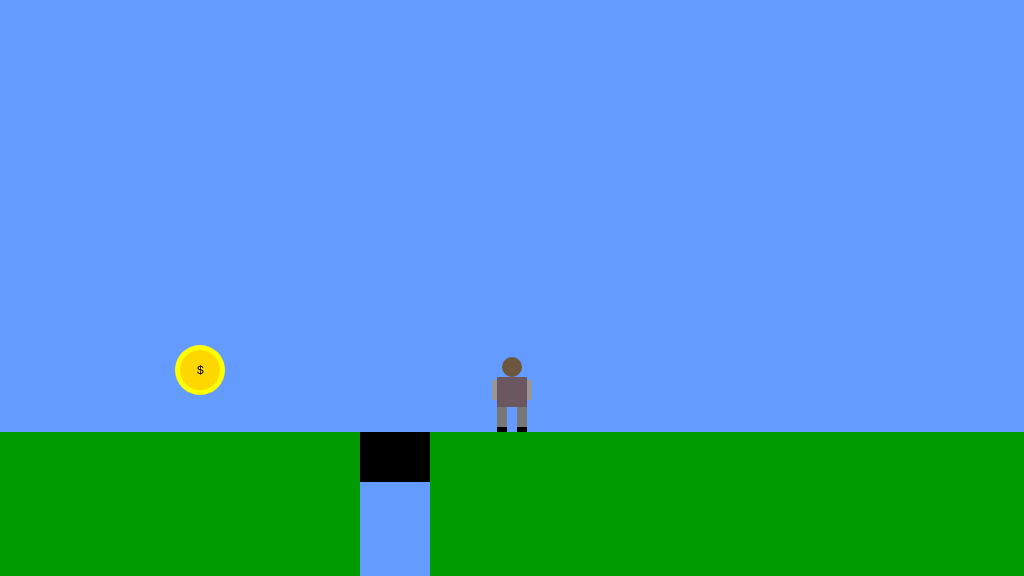
Frame 1 (no input)
Frame 60 (no input): identical to frame 1, image omitted
Frame 120 (the mouse pressed at the canvas centre since frame 60): identical to frame 1, image omitted

The p5.js sketch that drew this single still picture (run headless with seeded random() and noise() and a simulated clock; from frame 60 on, the mouse is pressed at the canvas centre):

// p5.js sketch
// ── sketch.js
/*

The Game Project

Week 3

Game interaction

### The Game Project 3 b – Canyons and coins

*/


var gameChar_x;
var gameChar_y;
var floorPos_y;

var isLeft;
var isRight;
var isFalling;
var isPlummeting;

var canyon;
var collectable;

function setup()
{
	createCanvas(1024, 576);
	floorPos_y = height * 3/4;
	gameChar_x = width/2;
	gameChar_y = floorPos_y;

	isLeft = false;
	isRight = false;
	isFalling = false;
	isPlummeting = false;

	canyon = {
		x_pos: 360,
		width: 70
	};

	collectable = {
		x_pos: 200, 
		y_pos: 370, 
		size: 50,
		isFound: false
	};

}

function draw()
{

	///////////DRAWING CODE//////////

	background(100,155,255); //fill the sky blue


	noStroke();
	fill(0,155,0);
	rect(0, floorPos_y, width, height - floorPos_y); //draw some green ground

	//draw the canyon
	fill(0);
	rect(canyon.x_pos,floorPos_y,canyon.width,144);
	fill(100, 155, 255);
	rect(canyon.x_pos,floorPos_y+50,canyon.width,144);

	//disappear the collectable
	if (dist(gameChar_x, gameChar_y, collectable.x_pos, collectable.y_pos)<70)
	{
		collectable.isFound = true;
		console.log(collectable.isFound)
		console.log(gameChar_x)
	}

	console.log('game char '+gameChar_x)
	console.log('collect x '+collectable.x_pos)
	//draw the collectable
	if (collectable.isFound == false)
	{
		fill(255, 255, 0);
		ellipse(collectable.x_pos,collectable.y_pos,collectable.size);
		fill(255, 215, 0);
		ellipse(collectable.x_pos,collectable.y_pos,collectable.size-10);
		fill(0)
		text('$',collectable.x_pos-3,collectable.y_pos+4);
	}


	//the game character
	if(isLeft && isFalling)
	{
		// add your jumping-left code
		fill(108, 86, 61);
		ellipse(gameChar_x,gameChar_y-65,15,20)
		fill(108, 86, 95);
		rect(gameChar_x-10,gameChar_y-55,20,30)
		fill(120);
		rect(gameChar_x-5,gameChar_y-25,10,15)
		fill(120);
		rect(gameChar_x-7.5,gameChar_y-25,10,10)
		fill(150);
		rect(gameChar_x-2.5,gameChar_y-52,5,15)

	}
	else if(isRight && isFalling)
	{
		// add your jumping-right code
		fill(108, 86, 61);
		ellipse(gameChar_x,gameChar_y-65,15,20)
		fill(108, 86, 95);
		rect(gameChar_x-10,gameChar_y-55,20,30)
		fill(120);
		rect(gameChar_x-5,gameChar_y-25,10,15)
		fill(120);
		rect(gameChar_x-2.5,gameChar_y-25,10,10)
		fill(150);
		rect(gameChar_x-2.5,gameChar_y-52,5,15)

	}
	else if(isLeft)
	{
		// add your walking left code
		//head
		fill(108, 86, 61);
		ellipse(gameChar_x,gameChar_y-65,15,20)
		//body
		fill(108, 86, 95);
		rect(gameChar_x-10,gameChar_y-55,20,30)
		//leg
		fill(120);
		rect(gameChar_x-5,gameChar_y-25,10,20)
		fill(120);
		rect(gameChar_x-7.5,gameChar_y-25,10,15)
		//shoe
		fill(0);
		rect(gameChar_x-5,gameChar_y-5,10,5)
		fill(0);
		rect(gameChar_x-2.5,gameChar_y-5 ,10,5)
		//hand
		fill(150);
		rect(gameChar_x-2.5,gameChar_y-52,5,20)

	}
	else if(isRight)
	{
		// add your walking right code
		//head
		fill(108, 86, 61);
		ellipse(gameChar_x,gameChar_y-65,15,20)
		//body
		fill(108, 86, 95);
		rect(gameChar_x-10,gameChar_y-55,20,30)
		//leg
		fill(120);
		rect(gameChar_x-5,gameChar_y-25,10,20)
		fill(120);
		rect(gameChar_x-2.5,gameChar_y-25,10,15)
		//shoe
		fill(0);
		rect(gameChar_x-5,gameChar_y-5,10,5)
		fill(0);
		rect(gameChar_x-2.5,gameChar_y-5 ,10,5)
		//hand
		fill(150);
		rect(gameChar_x-2.5,gameChar_y-52,5,20)

	}
	else if(isFalling || isPlummeting)
	{
		// add your jumping facing forwards code
		fill(108, 86, 61);
		ellipse(gameChar_x,gameChar_y-65,20,20)
		fill(108, 86, 95);
		rect(gameChar_x-15,gameChar_y-55,30,30)
		fill(120);
		rect(gameChar_x-15,gameChar_y-25,10,15)
		fill(120);
		rect(gameChar_x+5,gameChar_y-25,10,15)
		fill(150);
		rect(gameChar_x-20,gameChar_y-52,5,15)
		fill(150);
		rect(gameChar_x+15,gameChar_y-52,5,15)

	}
	else
	{
		// add your standing front facing code
		//head
		fill(108, 86, 61);
		ellipse(gameChar_x,gameChar_y-65,20,20)
		//body
		fill(108, 86, 95);
		rect(gameChar_x-15,gameChar_y-55,30,30)
		//leg
		fill(120);
		rect(gameChar_x-15,gameChar_y-25,10,20)
		fill(120);
		rect(gameChar_x+5,gameChar_y-25,10,20)
		//shoe
		fill(0);
		rect(gameChar_x-15,gameChar_y-5,10,5)
		fill(0);
		rect(gameChar_x+5,gameChar_y-5 ,10,5)
		//hand
		fill(150);
		rect(gameChar_x-20,gameChar_y-52,5,20)
		fill(150); 
		rect(gameChar_x+15,gameChar_y-52,5,20)

	}

	///////////INTERACTION CODE//////////
	//Put conditional statements to move the game character below here
	if (isLeft)
	{
		gameChar_x -=5; 
	}
	else if (isRight)
	{
		gameChar_x +=5; 
	}
	if(floorPos_y > gameChar_y)
	{
		gameChar_y +=2;
		isFalling = true; 
	}
	else
	{
		isFalling = false; 
	}
	if (gameChar_x > canyon.x_pos && gameChar_x < canyon.x_pos+canyon.width)
	{
		isPlummeting = true;
	}
	else
	{
		isPlummeting = false;
	}
	if (isPlummeting == true)
	{
		gameChar_y +=3;
	}

}


function keyPressed()
{
	// if statements to control the animation of the character when
	// keys are pressed.

	//open up the console to see how these work
	console.log("keyPressed: " + key);
	console.log("keyPressed: " + keyCode);

	//left arrow press
	if (keyCode == 37)
	{
		isLeft = true;
		console.log(isLeft);
	}

	//right arrow press
	else if (keyCode == 39)
	{
		isRight = true;
		console.log(isRight);
	}

	//spacebar pressed
	else if (keyCode == 32)
	{
		isFalling = true;
		console.log(isFalling);
		if (isFalling && gameChar_y==floorPos_y)
		{
			gameChar_y -=100; 
		}
		else if (gameChar_y >= floorPos_y)
		{
			gameChar_y =floorPos_y-100;
		}
	}

} 

function keyReleased()  
{
	// if statements to control the animation of the character when
	// keys are released.

	console.log("keyReleased: " + key);
	console.log("keyReleased: " + keyCode);
	if (keyCode == 37)
	{
		isLeft = false;
		console.log(isLeft);
	}
	else if (keyCode == 39)
	{
		isRight = false;
		console.log(isRight);
	}
	else if (keyCode == 32)
	{
		isFalling = false;
		console.log(isFalling);
	}
}
